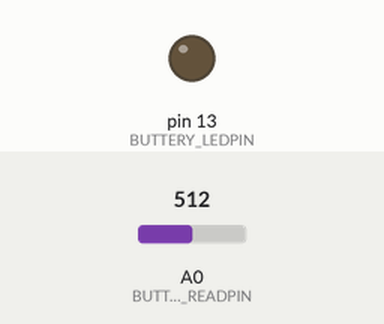
A sketch run on a simulated Arduino Uno, built with avr-gcc and run on an emulated ATmega328P. On the bench: output pins drawn as LEDs (lit = HIGH). The inputs (shaded band) are chosen by the test bench; at power-on: A0 (BUTTERY_READPIN) = 512. Pins used as bus, display or sensor lines are not drawn.

Above: at 0.1 s.
At 13.78 s:
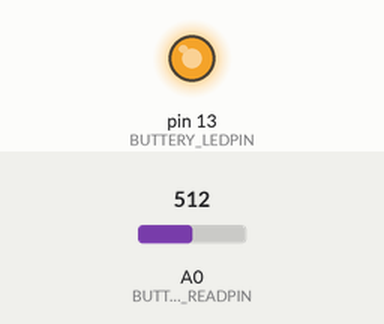
Timing chart, 0 to 40.0 s (numbered marks = the images above):
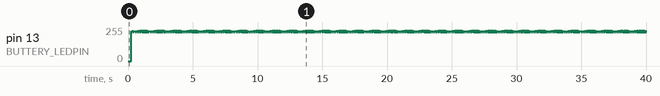

The sketch:

HHKBLite2BT.ino
```cpp
#include <SoftwareSerial.h>

//#define DEBUG
//#define INITIAL_UPLOAD


////// connector transfer list /////
//
//// 8pins -- 4512
// c1 -- D7
// c2 -- D6
// c3 -- D5
// c4 -- D4
// c5 -- D3
// c6 -- D2
// c7 -- D1
// c8 -- D0
//
// 14pins -- 4514
// c1  -- O0
// c2  -- O2
// c3  -- O1
// c4  -- O3
// c5  -- O4
// c6  -- O5
// c7  -- O6
// c8  -- O7
// c9  -- O8
// c10 -- O13
// c11 -- O12
// c12 -- O15
// c13 -- O14
// c14 -- O9


////////////////
// Contraints //
////////////////

#define BT_RXPIN 2 // connect to TX on RN-42
#define BT_TXPIN 3 // connect to RX on RN-42
#define BT_BAUDRATE 9600
#define AR_BAUDRATE 9600

#define BT_RESETPIN 12 // RN-42 reset pin. active low.
#define BUTTERY_LEDPIN 13 // buttery status led pin.

#define BUTTERY_READPIN 0 // reading pin of buttery voltage.
#define VCC_VOLTAGE 5 // supply voltage
#define BUTTERY_THRESH_VOLTAGE 2 // buttery threshold voltage. Indicate LED.
#define BUTTERY_CHECKINTERVAL_MS 5000 // check interval in millis of buttery voltage.

#define COL 14
#define ROW 8
#define MOD 8

// To connect HEF4514B
#define COL_SELECTPIN0 13 // pin A0
#define COL_SELECTPIN1 11 // pin A1
#define COL_SELECTPIN2 10 // pin A2
#define COL_SELECTPIN3 12 // pin A3

// To connect CD4512BP
#define ROW_SELECTPIN0 5 // pin A
#define ROW_SELECTPIN1 4 // pin B
#define ROW_SELECTPIN2 3 // pin C
#define ROW_INPUTPIN   2 // input

// Function key(fn) position
#define FNKEY_POSITION_COL 1
#define FNKEY_POSITION_ROW 0

// witing time in ms
#define WITINGMS 15

const int BUTTERY_THRESHOLD = (int)(BUTTERY_THRESH_VOLTAGE * 1024 / VCC_VOLTAGE);

const int COL_SELECTPINS[4] =
  {COL_SELECTPIN3,
   COL_SELECTPIN2,
   COL_SELECTPIN1,
   COL_SELECTPIN0};

const int ROW_SELECTPINS[3] =
  {ROW_SELECTPIN2,
   ROW_SELECTPIN1,
   ROW_SELECTPIN0};

const boolean COL_SWEAPBITS[COL][4] =
  //  A3   A2   A1   A0
  {{ LOW, LOW, LOW, LOW},  // output O0
   { LOW, LOW,HIGH, LOW},  // output O2
   { LOW, LOW, LOW,HIGH},  // output O1
   { LOW, LOW,HIGH,HIGH},  // output O3
   { LOW,HIGH, LOW, LOW},  // output O4
   { LOW,HIGH, LOW,HIGH},  // output O5
   { LOW,HIGH,HIGH, LOW},  // output O6
   { LOW,HIGH,HIGH,HIGH},  // output O7
   {HIGH, LOW, LOW, LOW},  // output O8
   {HIGH,HIGH, LOW,HIGH},  // output O13
   {HIGH,HIGH, LOW, LOW},  // output O12
   {HIGH,HIGH,HIGH,HIGH},  // output O15
   {HIGH,HIGH,HIGH, LOW},  // output O14
   {HIGH, LOW, LOW,HIGH}};  // output O9

const boolean ROW_SWEAPBITS[ROW][3] =
  //   C    B    A
  {{HIGH,HIGH,HIGH},   // output D7
   {HIGH,HIGH, LOW},   // output D6
   {HIGH, LOW,HIGH},   // output D5
   {HIGH, LOW, LOW},   // output D4
   { LOW,HIGH,HIGH},   // output D3
   { LOW,HIGH, LOW},   // output D2
   { LOW, LOW,HIGH},   // output D1
   { LOW, LOW, LOW}};  // output D0

const byte KEYID_PLAIN[COL][ROW] =
  {{0x00,0x36,0x00,0xe3,0xe7,0x4f,0x51,0x52},
   {0x00,0x00,0x00,0x00,0x00,0x00,0x00,0x00},
   {0x38,0x00,0x34,0x33,0x2f,0x13,0x27,0x2d},
   {0x00,0x37,0x00,0x0f,0x50,0x12,0x26,0x00},
   {0x00,0x00,0x00,0x0e,0x30,0x0c,0x25,0x2e},
   {0x11,0x10,0x0b,0x0d,0x1c,0x18,0x24,0x23},
   {0x05,0x19,0x0a,0x09,0x17,0x15,0x21,0x22},
   {0x00,0x06,0x00,0x07,0x00,0x08,0x20,0x00},
   {0x00,0x1b,0x00,0x16,0x00,0x1a,0x1f,0x00},
   {0x00,0x1d,0x29,0x04,0x2b,0x14,0x1e,0x35},
   {0x00,0x00,0x00,0x00,0x00,0x00,0x00,0xe0},
   {0x00,0xe5,0x00,0x00,0xe1,0x00,0x00,0x00},
   {0xe6,0x00,0xe2,0x00,0x00,0x00,0x00,0x00},
   {0x2c,0x28,0x00,0x31,0x2a,0x00,0x00,0x00}};

const byte KEYID_FN[COL][ROW] =
  {{0x00,0x4d,0x00,0xe3,0xe7,0x4d,0x4e,0x4b},
   {0x00,0x00,0x00,0x00,0x00,0x00,0x00,0x00},
   {0x51,0x00,0x4f,0x50,0x52,0x48,0x43,0x44},
   {0x00,0x4e,0x00,0x4b,0x4a,0x47,0x42,0x00},
   {0x00,0x00,0x00,0x4a,0x30,0x46,0x41,0x45},
   {0x11,0x10,0x0b,0x0d,0x1c,0x18,0x40,0x3f},
   {0x05,0x19,0x0a,0x09,0x17,0x15,0x3d,0x3e},
   {0x00,0x06,0x00,0x07,0x00,0x08,0x3c,0x00},
   {0x00,0x1b,0x00,0x16,0x00,0x1a,0x3b,0x00},
   {0x00,0x1d,0x29,0x04,0x39,0x14,0x3a,0x35},
   {0x00,0x00,0x00,0x00,0x00,0x00,0x00,0xe0},
   {0x00,0xe5,0x00,0x00,0xe1,0x00,0x00,0x00},
   {0xe6,0x00,0xe2,0x00,0x00,0x00,0x00,0x00},
   {0x2c,0x28,0x00,0x49,0xbb,0x00,0x00,0x00}};

///////////////////////////
// Prototype declaration //
///////////////////////////

void sendRawReport();
boolean keyPressed(int,int);
byte getKeyCodeFromColAndRow(int,int,boolean);
boolean keyStateIsChanged(byte,byte[6]);
void sendReportHID();
void resetBT();
void indicateButteryAlert();


//////////////////////
// global valiables //
//////////////////////

SoftwareSerial softwareSerial(BT_RXPIN,BT_TXPIN);
byte previousKeyData[6] = {0x00,0x00,0x00,0x00,0x00,0x00};
byte previousModifierData = 0x00;
byte previousKeySPP = 0x00;
boolean isBTMode = true;
unsigned long previousSendDate;
unsigned long previousButteryCheckDate;


///////////
// Setup //
///////////

void setup(){

  // set pins to output pin to use column multiplexer.
  pinMode(COL_SELECTPIN0,OUTPUT);
  pinMode(COL_SELECTPIN1,OUTPUT);
  pinMode(COL_SELECTPIN2,OUTPUT);
  pinMode(COL_SELECTPIN3,OUTPUT);

  // set pins to input or output pin to use row encoder.
  pinMode(ROW_SELECTPIN0,OUTPUT);
  pinMode(ROW_SELECTPIN1,OUTPUT);
  pinMode(ROW_SELECTPIN2,OUTPUT);
  pinMode(ROW_INPUTPIN,INPUT);

  // set pin as reset switch of RN-42.
  pinMode(BT_RESETPIN,OUTPUT);
  digitalWrite(BT_RESETPIN,HIGH);

  // set pin as buttery LED indicator.
  pinMode(BUTTERY_LEDPIN,OUTPUT);

  softwareSerial.begin(BT_BAUDRATE);
#ifdef DEBUG
  Serial.begin(AR_BAUDRATE);
#endif

#ifdef DEBUG
  Serial.flush();
#endif
  softwareSerial.flush();

  softwareSerial.print("$$$");
  delay(200);

#ifdef INITIAL_UPLOAD
  softwareSerial.flush();
  Serial.flush();
  softwareSerial.print("S~,6\r");
  delay(200);
  softwareSerial.print("SM,0\r");
  delay(200);
  softwareSerial.print("SA,1\r");
  delay(200);
  softwareSerial.print("SN,HHKBLite2BT\r");
  delay(200);
  softwareSerial.print("SH,0200\r");
  delay(200);
  softwareSerial.print("SS,HID\r");
  delay(200);
  softwareSerial.print("SC,0000"); // COD is 0x00000540.
  delay(200);
  softwareSerial.print("SD,0540");
  delay(200);
  softwareSerial.print("SU,96\r");
  delay(200);
#endif

#ifdef DEBUG
  softwareSerial.flush();
  Serial.flush();
  softwareSerial.print("V\r");
  delay(200);
  while(softwareSerial.available()){
    Serial.write(softwareSerial.read());
  }
  delay(200);
  softwareSerial.print("D\r");
  delay(200);
  Serial.println("D");
  while(softwareSerial.available()){
    Serial.write(softwareSerial.read());
  }
  delay(200);
  softwareSerial.print("E\r");
  delay(200);
  Serial.println();
  Serial.println("E");
  while(softwareSerial.available()){
    Serial.write(softwareSerial.read());
  }
  delay(200);
  softwareSerial.println("GB\r");
  delay(200);
  Serial.println("GB");
  while(softwareSerial.available()){
    Serial.write(softwareSerial.read());
  }
  delay(200);
  softwareSerial.println("GF\r");
  delay(200);
  Serial.println("GF");
  while(softwareSerial.available()){
    Serial.write(softwareSerial.read());
  }
  delay(200);
  softwareSerial.println("GK\r");
  delay(200);
  Serial.println("GK");
  while(softwareSerial.available()){
    Serial.write(softwareSerial.read());
  }
  delay(200);
  softwareSerial.println("GR\r");
  delay(200);
  Serial.println("GR");
  while(softwareSerial.available()){
    Serial.write(softwareSerial.read());
  }
  delay(200);
  softwareSerial.println("G&\r");
  delay(200);
  Serial.println("G&");
  while(softwareSerial.available()){
    Serial.write(softwareSerial.read());
  }
  delay(200);
#endif

#if defined INITIAL_UPLOAD || defined DEBUG
  softwareSerial.print("R,1\r");
  delay(1000);
#endif

#ifdef DEBUG
  Serial.println("initial setting is finished.");
#endif

  // After wakeup, connect to stored remote address, and
  // exit command mode.
  // Perhaps, exit command must not exist.
  softwareSerial.print("C\r");
  //delay(200);
  //softwareSerial.print("---\r");

  previousSendDate = millis();
  previousButteryCheckDate = millis();

}


//////////
// Loop //
//////////

void loop(){
  while(millis() - previousSendDate < WITINGMS){
    delayMicroseconds(100);
  }
  // even if timer is reset, this condition tree is correct.
  // (little faster than WITINGMS...)

  previousSendDate = millis();

#ifdef DEBUG
  Serial.flush();
#endif

  softwareSerial.flush();
  sendReportHID();

  // buttery check.
  if(millis() - previousButteryCheckDate > BUTTERY_CHECKINTERVAL_MS){
    indicateButteryAlert();
    previousButteryCheckDate = millis();
  }
}


/////////////////////
// Other functions //
/////////////////////

// This function return true if key(col,row) is pressed.
// In notice, when key sweaping, if col selector is locked,
// it can sweap speedy.
// It's treading off of speed and readable.
boolean keyPressed(int col, int row){
  // set selector bits.
  for(int i=0;i<4;i++){
    digitalWrite(COL_SELECTPINS[i],COL_SWEAPBITS[col][i]);
  }
  for(int i=0;i<3;i++){
    digitalWrite(ROW_SELECTPINS[i],ROW_SWEAPBITS[row][i]);
  }

  if(digitalRead(ROW_INPUTPIN)==HIGH){
    return true;
  }else{
    return false;
  }
}


// This function return key code from column and row number.
// Fnkey switches key matrix.
byte getKeyCodeFromColAndRow(int col, int row, boolean fnEnable){
  if(fnEnable){
    return KEYID_FN[col][row];
  }else{
    return KEYID_PLAIN[col][row];
  }
}


// This function return true if key state is changed.
boolean keyStateIsChanged(byte modifierData, byte keyData[6]){
  // check modifier.
  if(modifierData != previousModifierData){
    return true;
  }
  for(int i=0;i<6;i++){
    if(keyData[i] != previousKeyData[i]){
      return true;
    }
  }
  return false;
}


// This function sweap and send key report in HID mode.
void sendReportHID(){
  boolean fnEnable = false;
  int keyCounter = 0;
  byte modifierData = 0;
  byte keyData[6] = {0x00,0x00,0x00,0x00,0x00,0x00};
  byte selectedKeyID = 0x00;


  // for debug.
#ifdef DEBUG
  int keyDataCol[6] = {0,0,0,0,0,0};
  int keyDataRow[6] = {0,0,0,0,0,0};
#endif

  // get fn key state.
  fnEnable = keyPressed(FNKEY_POSITION_COL,FNKEY_POSITION_ROW);

  // sewp key state.
  for(int i=0;i<COL;i++){
    for(int j=0;j<ROW;j++){
      // If key does not pressed, or pressed key is fnkey, go to next.
      if((keyPressed(i,j)) &&
	 ((i != FNKEY_POSITION_COL) || (j != FNKEY_POSITION_ROW))){

	// set key ID.
	selectedKeyID = getKeyCodeFromColAndRow(i,j,fnEnable);

	// If pressed key is modifier, set suitable bit. Then, go to next.
	// If not, and counter is less than 6, store key ID to keyData array.
	if((selectedKeyID>=224) && (selectedKeyID<=231)){
	  modifierData += 1<<(selectedKeyID-224);
	}else if(keyCounter < 6){
	  keyData[keyCounter] = selectedKeyID;
#ifdef DEBUG
	  keyDataCol[keyCounter] = i;
	  keyDataRow[keyCounter] = j;
#endif
	  keyCounter++;
	}
      }
    }
  }

  // If key state is changed, send data. Then, store key status to previous array.
  if(keyStateIsChanged(modifierData,keyData)){
    softwareSerial.write(0xfd);
    softwareSerial.write(0x09);
    softwareSerial.write(0x01);
    softwareSerial.write(modifierData);
    softwareSerial.write((byte)(0x00));
    for(int i=0;i<6;i++){
      softwareSerial.write(keyData[i]);
    }

    for(int i=0;i<6;i++){
      previousKeyData[i] = keyData[i];
    }
    previousModifierData = modifierData;

#ifdef DEBUG
    Serial.print("modifier: ");
    Serial.println(modifierData,BIN);
    for(int i=0;i<6;i++){
      Serial.print("key: ");
      Serial.print(keyDataCol[i]);
      Serial.print(",");
      Serial.println(keyDataRow[i]);
    }
#endif
  }
}


// This function is reset switch of Bluetooth module.
void resetBT(){
  digitalWrite(BT_RESETPIN,LOW);
  delay(5);
  digitalWrite(BT_RESETPIN,HIGH);
}


// This function checks buttery conditions.
// If buttery  voltage is low, indicate alert LED.
void indicateButteryAlert(){
  int voltage = analogRead(BUTTERY_READPIN);
  if(voltage < BUTTERY_THRESHOLD){
    digitalWrite(BUTTERY_LEDPIN,HIGH);
  }
}
```
